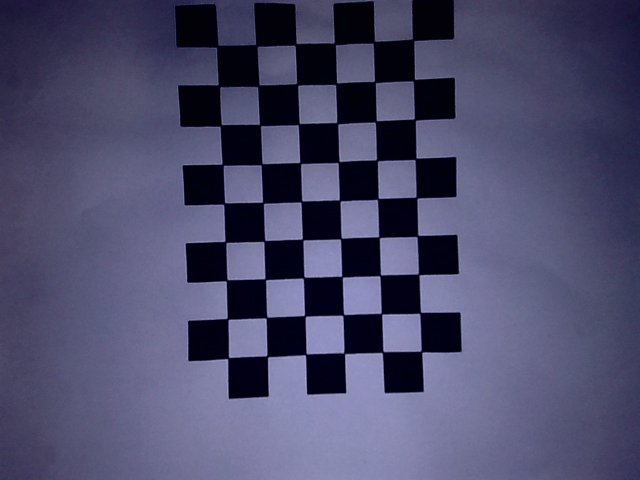
#> input picture 工创赛/evidence/checkerboard-check/board-raw.png, 1280 x 960 px (shown at 1/2 size)
$ python p2_checkerboard_check.py --image ../evidence/checkerboard-check/board-raw.png
#> lines starting #> are read from the running program, lines starting #| are printed output that depends on the picture
#> in main, frame is the input picture: shape (960, 1280, 3); mean B, G, R 106.1, 74.7, 75.5
"""Single static tabletop board check; does NOT calibrate the camera."""
import argparse
import json
from pathlib import Path
import subprocess
import cv2
import numpy as np

PATTERN=(9,6)

def inspect_board(frame):
    # This standalone diagnostic uses CPU: the supplied Orange Pi log shows
    # an OpenCL warp_affine build failure (depth macro/name collision).
    # Do not change the system driver or other project programs.
    cv2.ocl.setUseOpenCL(False)
    gray=cv2.cvtColor(frame,cv2.COLOR_BGR2GRAY)
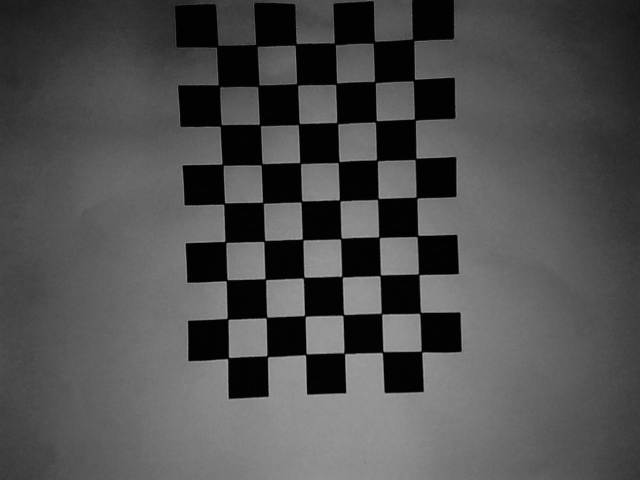
#> gray: shape (960, 1280) (shown at 1/2 size); min 0, max 180, mean 78.5
    if hasattr(cv2,'findChessboardCornersSB'):
        found,corners=cv2.findChessboardCornersSB(gray,PATTERN,cv2.CALIB_CB_NORMALIZE_IMAGE)
#> found = True; corners = 54 rows, first 8: [456.8, 716.5], [455.7, 638.2], [453.7, 561.1], [451.4, 484.4], [448.8, 407.6], [445.6, 330], [441.9, 251.3], [438.2, 172.1]
        method='findChessboardCornersSB'
    else:
        found,corners=cv2.findChessboardCorners(gray,PATTERN,
            cv2.CALIB_CB_ADAPTIVE_THRESH|cv2.CALIB_CB_NORMALIZE_IMAGE)
        method='findChessboardCorners'
        if found:
            corners=cv2.cornerSubPix(gray,corners,(5,5),(-1,-1),
                (cv2.TERM_CRITERIA_EPS|cv2.TERM_CRITERIA_MAX_ITER,40,.001))
    valid=bool(found and corners is not None and len(corners)==54)
#> valid = True
    drawing=frame.copy()
    report=dict(found_all_54_corners=valid,pattern_size=list(PATTERN),
        square_size_mm=15.0,printed_five_squares_mm_user_report=[75,75],
        image_size=[frame.shape[1],frame.shape[0]],method=method,
        note='One tabletop image check only; no camera matrix, distortion fit or metric accuracy acceptance.')
#> report = 7 items
    if valid:
        cv2.drawChessboardCorners(drawing,PATTERN,corners,True)
        report['corners_px']=corners.reshape(-1,2).tolist()
        pts=corners.reshape(6,9,2)
        spacing=np.r_[np.linalg.norm(np.diff(pts,axis=0),axis=2).ravel(),
                      np.linalg.norm(np.diff(pts,axis=1),axis=2).ravel()]
#> spacing = 93 values, max 80.67 at index 60, min 76.17 at index 71, mean 77.55
        report['median_neighbor_spacing_px']=float(np.median(spacing))
    cv2.putText(drawing,'54 CORNERS FOUND' if valid else 'BOARD NOT FULLY DETECTED',
                (15,30),cv2.FONT_HERSHEY_SIMPLEX,.8,(0,170,0) if valid else (0,0,255),2)
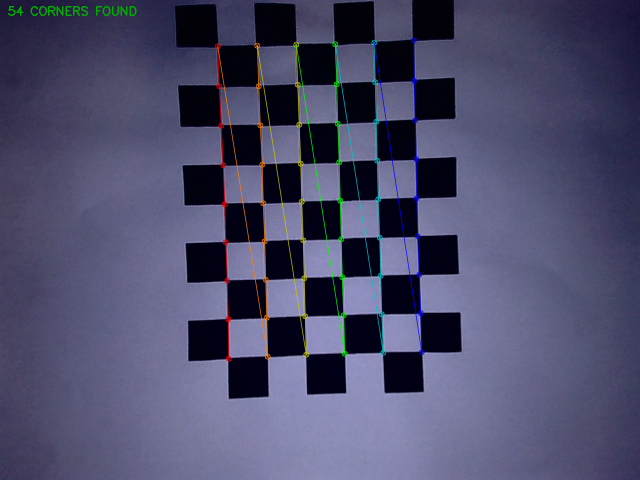
#> drawing: shape (960, 1280, 3) (shown at 1/2 size); mean B, G, R 106.1, 75.9, 76.1
    return report,drawing

def save_png(path,frame):
    ok,data=cv2.imencode('.png',frame)
    if not ok:raise RuntimeError('Cannot encode output')
    data.tofile(path)

def main():
    p=argparse.ArgumentParser(description=__doc__)
    p.add_argument('--device',default='/dev/v4l/by-id/usb-DECXIN_DECXIN_CAMERA_01.00.00-video-index0')
    p.add_argument('--output-dir',type=Path,default=Path('/home/orangepi/v0-main/checkerboard-check'))
    p.add_argument('--image',type=Path,help='Optional offline image; never opens camera in this mode')
    args=p.parse_args();controls=None
    if args.image:
        frame=cv2.imdecode(np.fromfile(args.image,dtype=np.uint8),1)
        if frame is None:raise RuntimeError('Image cannot be decoded')
    else:
        cap=cv2.VideoCapture(args.device,cv2.CAP_V4L2)
        try:
            if not cap.isOpened():raise RuntimeError('Camera could not open; close other previews')
            cap.set(cv2.CAP_PROP_FOURCC,cv2.VideoWriter_fourcc(*'MJPG'))
            cap.set(cv2.CAP_PROP_FRAME_WIDTH,1280);cap.set(cv2.CAP_PROP_FRAME_HEIGHT,960)
            cap.set(cv2.CAP_PROP_FPS,30);cap.set(cv2.CAP_PROP_BUFFERSIZE,4)
            ok,frame=cap.read()
            if not ok:raise RuntimeError('Initial read failed')
            for value in ('exposure_auto=1','gain=30','white_balance_temperature_auto=0',
                          'white_balance_temperature=4600','exposure_absolute=50'):
                subprocess.run(['v4l2-ctl','-d',args.device,'--set-ctrl='+value],check=True,timeout=5)
            for _ in range(90):
                ok,frame=cap.read()
                if not ok:raise RuntimeError('Frame read failed')
            if frame.shape[:2]!=(960,1280):raise RuntimeError('Unexpected image size')
            controls=subprocess.run(['v4l2-ctl','-d',args.device,
                '--get-ctrl=exposure_auto,exposure_absolute,gain,white_balance_temperature_auto,white_balance_temperature'],
                check=True,capture_output=True,text=True,timeout=5).stdout
        finally:cap.release()
    report,drawing=inspect_board(frame)
#> report = 9 items
    report.update(controls_readback=controls,opencv_version=cv2.__version__,
                  opencl_enabled=bool(cv2.ocl.useOpenCL()),processing_backend='CPU')
    args.output_dir.mkdir(parents=True,exist_ok=True)
    save_png(args.output_dir/'board-raw.png',frame)
    save_png(args.output_dir/'board-corners.png',drawing)
    (args.output_dir/'board-check.json').write_text(json.dumps(report,indent=2),encoding='utf-8')
    print('found_all_54_corners:',report['found_all_54_corners'])
#| found_all_54_corners: True
    print('processing_backend: CPU')
    print('Saved:',args.output_dir,flush=True)
    if not report['found_all_54_corners']:
        print('Keep raw image for review; do not change board dimensions in code to force a match.')

if __name__=='__main__':main()
